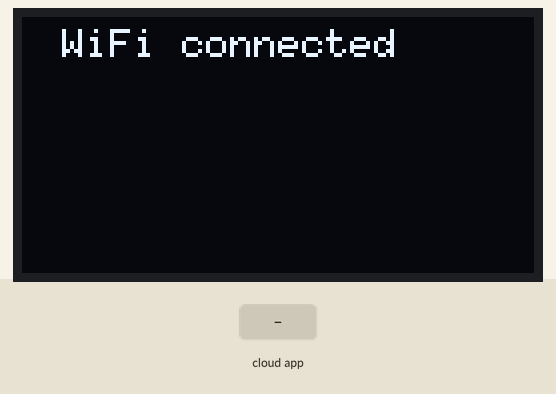
Recording of a sketch running on a simulated ESP8266 (NodeMCU). On the bench: 128×64 one-colour display. The inputs (shaded band) are chosen by the test bench. WiFi joins after 1.5 s; servers stay silent unless stated; the Firebase database answers and starts empty.

Above: at 1.7 s.
2.9 s: the phone or cloud app sets test to 0
At 3.8 s:
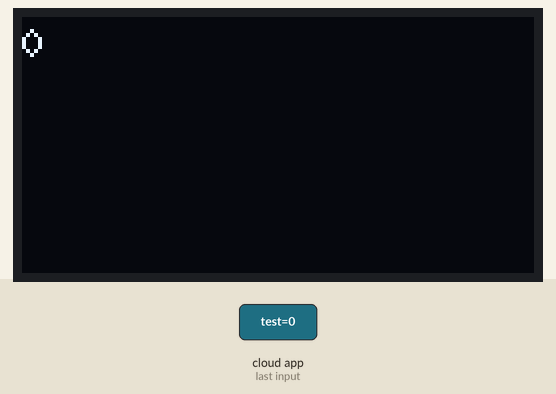
4.4 s: the phone or cloud app sets test to 1
At 6.3 s:
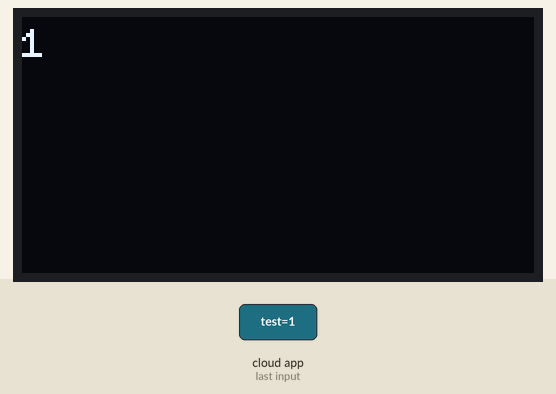
Timing chart, 0 to 7.8 s (numbered marks = the images above; inputs shaded):
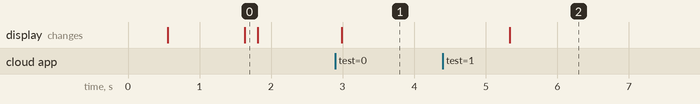

The sketch:

main.ino
```cpp
#include <U8g2lib.h>
#include <FirebaseESP8266.h>
#include <ESP8266WiFi.h>

#define WIFI_SSID "tro 1"
#define WIFI_PASSWORD "01010101"

#define FIREBASE_HOST "casio-5e6f3-default-rtdb.asia-southeast1.firebasedatabase.app"
#define FIREBASE_AUTH "AIzaSyCnbruR9nVKIbkSZTpYtp4RWNRiHQ9R0KM"

FirebaseData firebaseData;
FirebaseAuth auth;
FirebaseConfig config;


#define OLED_RESET -1
U8G2_SH1106_128X64_NONAME_F_HW_I2C display(U8G2_R0, /* reset=*/ OLED_RESET);

// Đường dẫn đến dữ liệu trên Realtime Database
#define DATABASE_PATH "test"

void setup() {
  display.begin();
  display.setFont(u8g2_font_6x10_tr);
  WiFi.begin(WIFI_SSID, WIFI_PASSWORD);
  while (WiFi.status() != WL_CONNECTED) {
    delay(500);
    display.clearBuffer();
    display.drawStr(10, 10, ".");
    display.sendBuffer();
  }
  display.clearBuffer();
  display.drawStr(10, 10, "WiFi connected");
  display.sendBuffer();
  config.database_url = FIREBASE_HOST;
  config.api_key = FIREBASE_AUTH;
  Firebase.signUp(&config, &auth, "", "");
  Firebase.begin(&config, &auth);
}

void loop() {
  // Kiểm tra kết nối Firebase
  if (Firebase.ready()) {
    // Lấy dữ liệu từ Realtime Database
    if (Firebase.getString(firebaseData, DATABASE_PATH)) {
      // Lấy giá trị của dữ liệu
      String value = firebaseData.stringData();

      // Hiển thị giá trị trên màn hình OLED
      display.clearBuffer();
      display.drawStr(0, 10, value.c_str());
      display.sendBuffer();
    } else {
      display.clearBuffer();
      display.drawStr(10, 10, "Failed to get data");
      display.sendBuffer();
    }
  } else {
    display.clearBuffer();
    display.drawStr(10, 10, "Firebase is not ready");
    display.sendBuffer();
  }

  // Đợi 1 giây trước khi cập nhật dữ liệu
  delay(1000);
}
```

Measured:
- after the input at 2.9 s, the display: changes after 0.09 s (image 1)
- after the input at 4.4 s, the display: changes after 0.94 s (image 2)
